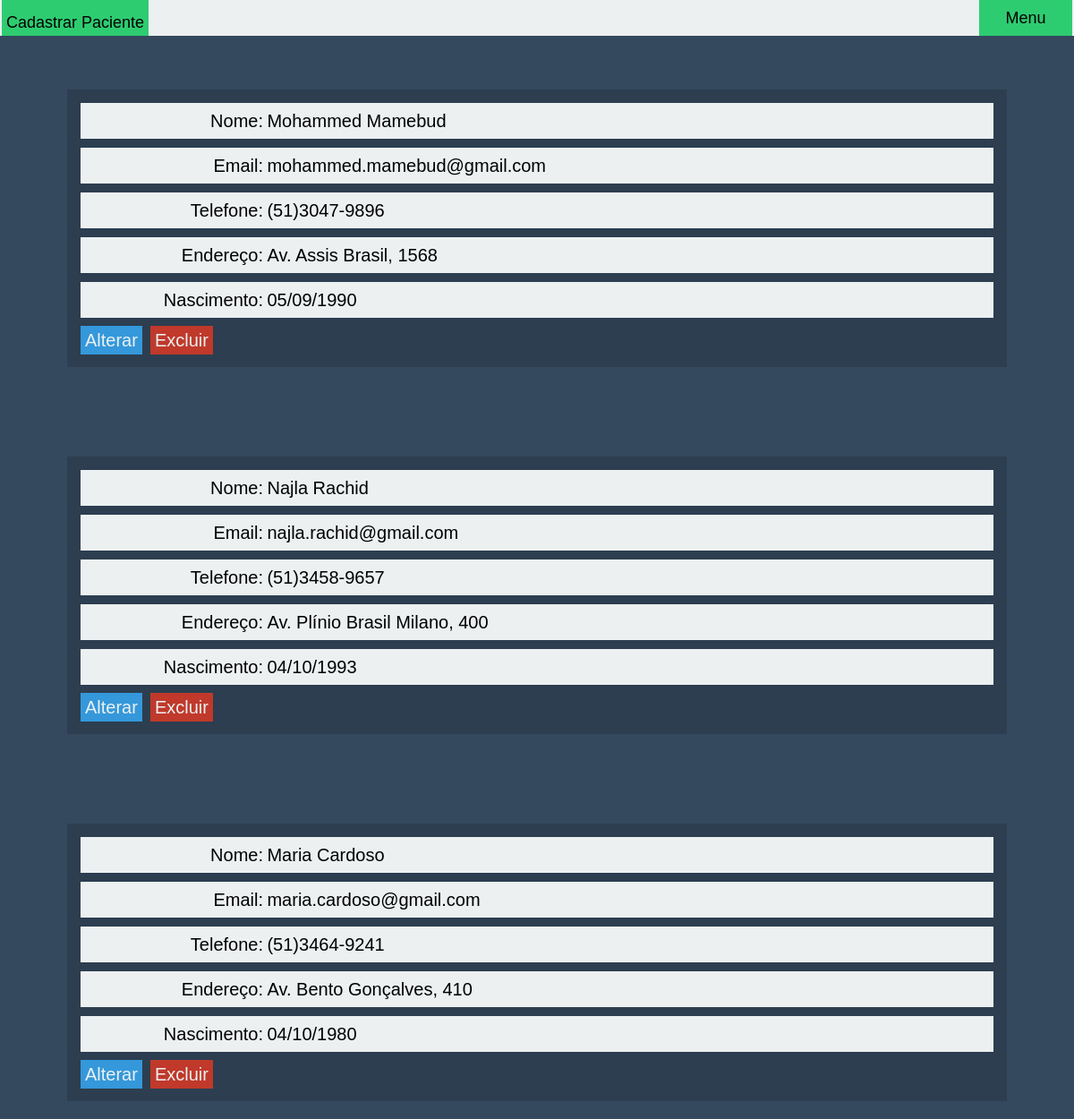
The page /view/paciente.php (signed in) on the database its author committed.
### tables this page shows
CREATE TABLE PACIENTE(
cod_paciente bigint not null auto_increment,
nome varchar(150) not null,
endereco varchar(250),
telefone varchar(10),
email varchar(50),
dt_nascimento date,
cod_usuario bigint,

constraint PK_PACIENTE primary key(cod_paciente),
constraint FK_PACIENTE_USUARIO foreign key (cod_usuario) references USUARIO(cod_usuario)
)CHARSET='utf8';

### controller/PacienteCtr.class.php (called while the page is built, shortened)
<?php
include_once '../model/bo/PacienteBo.class.php';
class PacienteCtr{
	private $bo;
	public function __construct(){
		$this->bo = new PacienteBo();
	}
	public function getLista(){
		return $this->bo->getLista();
	}
}
?>

### model/bo/PacienteBo.class.php (called while the page is built, shortened)
<?php
class PacienteBo{
	private $dao;
	public function __construct(){
			$this->dao = new PacienteDao();
	}
	public function getLista(){
		$fields = "cod_paciente, nome, endereco, telefone, email, dt_nascimento";
		$filter = "";
		$this->dao->find($fields, $filter);
		return $this->dao->getResultSet();
	}
}
?>

### model/dao/Dao.class.php (called while the page is built, shortened)
<?php
abstract class Dao {
    private $tableName;
	private $rs;
	public function __construct($tableName){
		include_once('Connection.class.php');
		$this->tableName = $tableName;
	}
	public function find($columns, $filter){
	  try
	  {
		$sql = "SELECT $columns FROM $this->tableName $filter";
		$this->rs = Connection::getConn()->query($sql);
		$this->rowsSelAffected = $this->rs->rowCount();
		return $this->rowsSelAffected;
	  }
	  catch(Exception $ex){
			throw($ex);
		}
	}
	public function getResultSet(){
	  try
	  {
		$return = NULL;
		while($row=$this->rs->fetch()){
			$return[] = $row;
		}
		return $return;
	  }
	  catch(Exception $ex){
			throw($ex);
		}
	}
}
?>

### model/dao/Connection.class.php (called while the page is built)
<?php
class Connection {
	private static $conn;
	private static $hostname		="localhost";
	private static $dataBaseName	="JOHAN_YASSER_INTERDIS";
	private static $userName		="admin";
	private static $pwd				="masterkey";
	private static $dataBaseType	="mysql";
public static function connect(){
		try
		{
			self::$conn = new
			 PDO(self::$dataBaseType.":host=".
			 self::$hostname.";dbname=".
			 self::$dataBaseName,
			 self::$userName,
			 self::$pwd);
		}
		catch(Exception $ex)
		{
			throw $ex;
		}
	}
	public static function getConn(){
		return self::$conn;
	}
	public static function disconnect(){
		self::$conn=null;
	}
}
?>

### view/paciente.php (the view, shortened to what this page needs)
<html>
<head>
	<link rel="stylesheet" href="css/main.css" type="text/css">
	<link rel="stylesheet" href="css/crud.css" type="text/css">
	<link rel="stylesheet" href="css/cadastro.css" type="text/css">
	<?php include_once '../controller/PacienteCtr.class.php'; ?>
</head>
<body>
	<header>
		<form action="cadastrarPaciente.php" method="post">
			<input type="submit" name="adicionar" class="form-component button button-add" value="Cadastrar Paciente"/>
			<span class="button to-right"><a href="menu.php"> Menu </a></span>
		</form>
	</header>
	<div id="table">
		<?php
			try{
				$ctr = new PacienteCtr();
				$pacientes = $ctr->getLista();
				if($pacientes != NULL){
					foreach($pacientes as $paciente){
					?>
					<article id="form-wraper">
						<div class="form-group">
							<label>Nome:</label>
							<span class="input"><?php echo $paciente['nome'];?></span>
						</div>
						<div class="form-group">
							<label>Email:</label>
							<span class="input"><?php echo $paciente['email'];?></span>
						</div>
						<div class="form-group">
							<label>Telefone:</label>
							<span id="telefone" class="input telefone"><?php echo $paciente['telefone'];?></span>
						</div>
						<div class="form-group">
							<label>Endereço:</label>
							<span class="input"><?php echo $paciente['endereco'];?></span>
						</div>
						<div class="form-group">
							<label>Nascimento:</label>
							<span class="input dt-nascimento"><?php echo ViewUtils::converterDataParaPadraoBrasileiro($paciente['dt_nascimento']);?></span>
						</div>
						<span class='form-component table-column list-button update'><a href= <?php echo "cadastrarPaciente.php?id=".$paciente['cod_paciente'];?> >Alterar</a></span>
						<span class='form-component table-column list-button delete'><a href= <?php echo "excluirPaciente.php?id=".$paciente['cod_paciente'];?> >Excluir</a></span>
					</article>
		  <?php
					}
				}else{
					?> <div class='message success' > Não há pacientes na lista.</div><?php
				}
			}catch(Exception $ex){
		   ?>
				<div class="message fail"> <?php echo $ex->getMessage(); ?></div>
		<?php
			}
		?>
	</div>
</body>
</html>

### view/css/main.css (style rules this page uses)
body,html { padding:0; margin: 0; }
body { background-color: #34495e; }
.form-component { font-size: 20px; height: 32px; font-size: 20px; font-family: inherit; color:#2c3e50; }
.button { background-color: #2ecc71; border: 0; font-size:18px; font-family: sans-serif; width: 100px; font-weight: lighter; margin-left : 2px; margin-right : 2px; padding-left : 2px; padding-right: 2px; text-align: center; color: inherit; display: inline-block; line-height: 40px; }
.button a { color: inherit; text-decoration: none; display: inline-block; padding: 0; margin: 0; color: inherit; vertical-align: center; }
.to-right { float: right; }

### view/css/crud.css (style rules this page uses)
header { background-color: #ecf0f1; width: 100%; height: 40px; position: fixed; top:0; text-align: center; }
header form { width: 100%; height: 30px; }
.button-add { float: left; vertical-align: bottom; width: auto; height: 40px; margin-right: 15px; padding: 5px; }
.list-button { height: 30px; line-height: 30px; vertical-align: center; cursor: pointer; padding: 5px; margin-right: 5px; font-family: sans-serif; font-weight: lighter; }
.list-button a { color: inherit; text-decoration: none; }
.delete { background-color: #c0392b; color: #ecf0f1; }
.update { background-color: #3498db; color: #ecf0f1; height: 30px; line-height: 30px; vertical-align: center; cursor: pointer; }

### view/css/cadastro.css (style rules this page uses)
#form-wraper { width: 85%; margin:0 auto; margin-top: 100px; top: 50%; padding: 15px; background-color: #2c3e50; margin-bottom: 20px; }
.form-group { background-color: #ecf0f1; font-family: sans-serif; font-weight: lighter; margin-bottom: 10px; height: 40px; line-height: 40px; }
.form-group label { display: inline-block; width: 20%; text-align: right; font-size: 20px; vertical-align: center; }
.form-group input, .form-group .input { border:0; width: 70%; background-color: inherit; font-weight: lighter; font-size: 20px; vertical-align: center; font-family: sans-serif; }

### rows shown on the page
paciente: nome "Mohammed Mamebud", email "mohammed.mamebud@gmail.com", endereco "Av. Assis Brasil, 1568"
paciente: nome "Najla Rachid", email "najla.rachid@gmail.com", endereco "Av. Plínio Brasil Milano, 400"
paciente: nome "Maria Cardoso", email "maria.cardoso@gmail.com", endereco "Av. Bento Gonçalves, 410"
